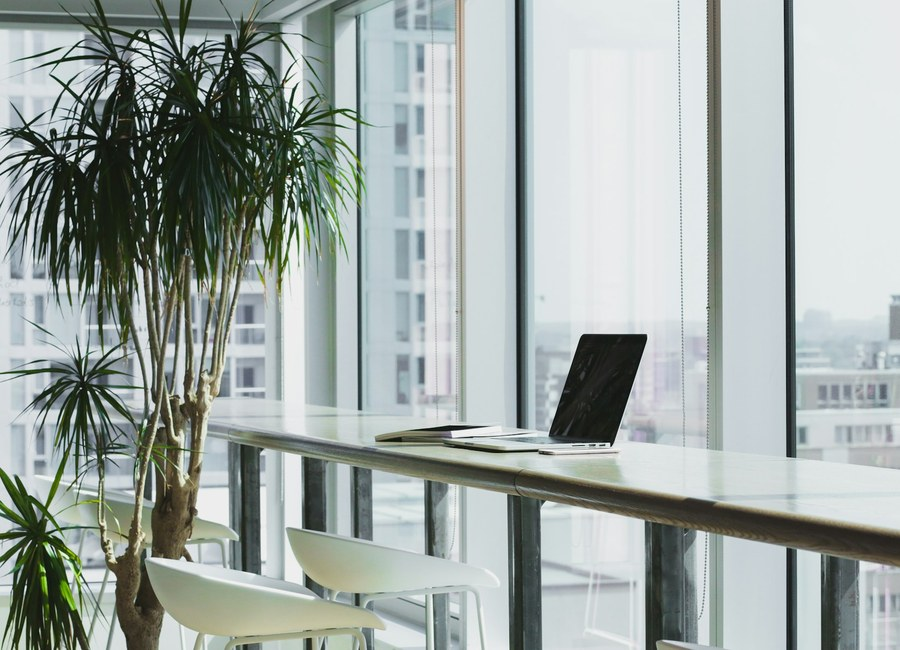
#> input picture veritas-intelligence-template/assets/assets/images/about/about-history.jpg, 900 x 650 px, given in place of container_ship_sea.jpg, which was not available
$ python build_pages_4_5_6_assets.py
#> lines starting #> are read from the running program, lines starting #| are printed output that depends on the picture; pictures that were not available may be replaced by others from this repository, and a replacement may not be noted
import os, shutil
from PIL import Image, ImageDraw, ImageFont, ImageFilter, ImageEnhance

# -------------------------------------------------------------
# Paths
# -------------------------------------------------------------
workspace = r"c:\Users\thand\Desktop\Website"
template_dir = r"c:\Users\thand\Desktop\Website\veritas-intelligence-template"
scratch = r"C:\Users\thand\.gemini\antigravity\brain\23316da3-e558-4e4a-9c0f-11f4730e426e\scratch"

hero_dir = os.path.join(workspace, "assets", "images", "hero")
blog_dir = os.path.join(workspace, "assets", "images", "blog")
banner_dir = os.path.join(workspace, "assets", "images", "banners")

tmpl_hero_dir = os.path.join(template_dir, "assets", "images", "hero")
tmpl_blog_dir = os.path.join(template_dir, "assets", "images", "blog")
tmpl_banner_dir = os.path.join(template_dir, "assets", "images", "banners")

for d in [hero_dir, blog_dir, banner_dir, tmpl_hero_dir, tmpl_blog_dir, tmpl_banner_dir]:
    os.makedirs(d, exist_ok=True)

# -------------------------------------------------------------
# Fonts setup
# -------------------------------------------------------------
def get_font(name, size):
    font_path = os.path.join(r"C:\Windows\Fonts", name)
    try:
        return ImageFont.truetype(font_path, size)
    except:
        return ImageFont.load_default()

font_title = get_font("segoeuib.ttf", 48)
font_subtitle = get_font("segoeuib.ttf", 34)
font_h2 = get_font("segoeuib.ttf", 28)
font_body_bold = get_font("segoeuib.ttf", 22)
font_body = get_font("segoeui.ttf", 20)
font_mono = get_font("consolab.ttf", 19)
font_small = get_font("segoeui.ttf", 17)
font_small_bold = get_font("segoeuib.ttf", 17)

def save_dual(im, folder_type, fname):
    r_path = os.path.join(workspace, "assets", "images", folder_type, fname)
    t_path = os.path.join(template_dir, "assets", "images", folder_type, fname)
    im.save(r_path, "JPEG", quality=95)
    shutil.copy2(r_path, t_path)
    print(f"Saved {fname} ({im.size}) to root and template.")

def crop_and_scale_4k(src_path, top_bias=0.5):
#> called with top_bias = 0.35
    im = Image.open(src_path)
#> im is the input picture: PIL image 900x650 RGB; mean R, G, B 159.8, 168.6, 165.3
    w, h = im.size
    th = int(w * 9 / 16)
    if th <= h:
        top = int((h - th) * top_bias)
        im_c = im.crop((0, top, w, top + th))
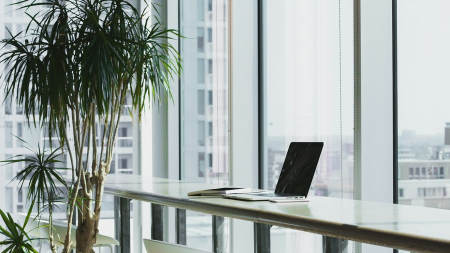
#> im_c: PIL image 900x506 RGB (shown at 1/2 size); mean R, G, B 160.1, 168.7, 165.9
    else:
        tw = int(h * 16 / 9)
        left = int((w - tw) * 0.5)
        im_c = im.crop((left, 0, left + tw, h))
    return im_c.resize((3840, 2160), Image.Resampling.LANCZOS)

# ==============================================================================
# 1. CARD 4: SANCTIONS & THIRD-PARTY VENDOR RISK
# ==============================================================================
print("\n--- Generating Card 4 Assets (Sanctions & Third-Party Vendor Risk) ---")

# Hero: container_ship_sea.jpg (5280 x 3956 -> 3840 x 2160)
print("1.1 Hero: hero-blog-details-sanctions.jpg")
im_hero_sanc = crop_and_scale_4k(os.path.join(scratch, "container_ship_sea.jpg"), top_bias=0.35)
im_hero_sanc = ImageEnhance.Contrast(im_hero_sanc).enhance(1.05)
save_dual(im_hero_sanc, "hero", "hero-blog-details-sanctions.jpg")
#| Saved hero-blog-details-sanctions.jpg ((3840, 2160)) to root and template.

# Featured Diagram: blog-detail-featured-sanctions.jpg
print("1.2 Featured Diagram: blog-detail-featured-sanctions.jpg")
im_sanc_diag = Image.new("RGB", (3840, 2160), "#0a121e")
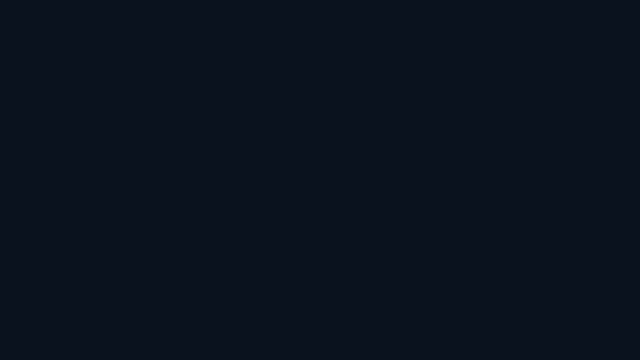
#> im_sanc_diag: PIL image 3840x2160 RGB (shown at 1/6 size); mean R, G, B 10, 18, 30
draw_sanc = ImageDraw.Draw(im_sanc_diag)

# Grid
for x in range(0, 3840, 80):
    draw_sanc.line([(x, 0), (x, 2160)], fill=(22, 38, 60), width=1)
for y in range(0, 2160, 80):
    draw_sanc.line([(0, y), (3840, y)], fill=(22, 38, 60), width=1)

# Outer frame & corner brackets
draw_sanc.rectangle([(80, 80), (3760, 2080)], outline=(197, 160, 89, 160), width=3)
c_len = 80
gold_b = (197, 160, 89)
for cx, cy, dx, dy in [(60, 60, 1, 1), (3780, 60, -1, 1), (60, 2100, 1, -1), (3780, 2100, -1, -1)]:
    draw_sanc.line([(cx, cy), (cx + dx * c_len, cy)], fill=gold_b, width=6)
    draw_sanc.line([(cx, cy), (cx, cy + dy * c_len)], fill=gold_b, width=6)

# Header block
draw_sanc.rectangle([(120, 110), (3720, 240)], fill=(14, 25, 42), outline=(197, 160, 89, 120), width=2)
draw_sanc.text((150, 130), "FIGURE 1: MULTI-TIER SECONDARY SANCTIONS EVASION & TRANSSHIPMENT INTERMEDIARY MATRIX", fill=(245, 245, 245), font=font_title)
draw_sanc.text((150, 195), "VERITAS INTELLIGENCE COMPLIANCE & REGULATORY TELEMETRY  |  CLASSIFICATION: FORENSIC INVESTIGATIVE PROTOCOL  |  OCTOBER 2026", fill=(197, 160, 89), font=font_mono)

# 4 Operational Lanes across width (columns from left to right)
lane_data_sanc = [
    {
        "col": 0,
        "title": "TIER 1: ORIGIN & BENEFICIARY",
        "badge": "[PROHIBITED EXPORTER]",
        "badge_color": (220, 53, 69),
        "steps": [
            ("Sanctioned Manufacturer", "Tier-1 military/aerospace dual-use producer in blocked territory."),
            ("Concealed Ultimate Principal", "OFAC SDN Listed beneficial owner holding 50%+ hidden equity."),
            ("Nominee Front Contract", "Commercial invoice issued through shell LLC with fabricated destination."),
            ("Capital Sourcing Vector", "Cryptographic clearing & offshore escrow in non-FATF jurisdiction.")
        ]
    },
    {
        "col": 1,
        "title": "TIER 2: TRANSSHIPMENT CONDUITS",
        "badge": "[FREE TRADE ZONE HUB]",
        "badge_color": (255, 193, 7),
        "steps": [
            ("Re-Export Logistic Center", "Goods transit customs-bonded warehouse in UAE / Central Asia."),
            ("Bills of Lading Switching", "Consignee re-labeled with falsified Harmonized System (HS) codes."),
            ("Freight Forwarder Obfuscation", "Intermediary 3PL brokerage masking original bill of lading origin."),
            ("Value-Added Relabeling", "Minimal repackaging to claim fraudulent certificate of origin.")
        ]
    },
    {
        "col": 2,
        "title": "TIER 3: MARITIME TELEMETRY",
        "badge": "[DARK FLEET & AIS SPOOF]",
        "badge_color": (23, 162, 184),
        "steps": [
            ("AIS Transponder Dark Activity", "Automatic Identification System switched off in sensitive straits."),
            ("Ship-to-Ship (STS) Transfers", "Offshore cargo transfer outside territorial customs surveillance."),
            ("Flag-of-Convenience Switching", "Vessel re-flagged across multiple non-compliant registries."),
            ("Corporate Fleet Layering", "Single-ship SPV registered under trust in Panama / Marshall Islands.")
        ]
    },
    {
        "col": 3,
        "title": "TIER 4: VERITAS DEFENSE AUDIT",
        "badge": "[EVIDENTIARY REMEDIATION]",
        "badge_color": (40, 167, 69),
        "steps": [
            ("Automated Registry Vetting", "Global corporate register cross-matching & secondary sanctions filter."),
            ("Satellite Radar Triangulation", "Synthetic Aperture Radar (SAR) confirms actual vessel coordinates."),
            ("Banking Correspondent Defense", "SWIFT MT103 / MT202 audit trail defensible for US/EU regulators."),
            ("General Counsel Red Flag Dossier", "Court-admissible exhibit file ready for DOJ, OFAC & BIS disclosures.")
        ]
    }
]

col_w = 860
gap = 35
start_x = 120
start_y = 280
card_h = 1720

for lane in lane_data_sanc:
    lx = start_x + lane["col"] * (col_w + gap)
    draw_sanc.rectangle([(lx, start_y), (lx + col_w, start_y + card_h)], fill=(12, 22, 38), outline=(35, 60, 95), width=2)
    # Column Header
    draw_sanc.rectangle([(lx, start_y), (lx + col_w, start_y + 110)], fill=(18, 32, 54), outline=(197, 160, 89, 80), width=1)
    draw_sanc.text((lx + 25, start_y + 22), lane["title"], fill=(255, 255, 255), font=font_subtitle)
    # Badge
    draw_sanc.rectangle([(lx + 25, start_y + 70), (lx + 320, start_y + 100)], fill=(20, 30, 48), outline=lane["badge_color"], width=2)
    draw_sanc.text((lx + 35, start_y + 73), lane["badge"], fill=lane["badge_color"], font=font_mono)

    # Render steps
    step_y = start_y + 140
    for idx, (head, desc) in enumerate(lane["steps"]):
        box_h = 360
        draw_sanc.rectangle([(lx + 25, step_y), (lx + col_w - 25, step_y + box_h)], fill=(16, 28, 48), outline=(45, 75, 115), width=2)
        # Step marker
        draw_sanc.rectangle([(lx + 45, step_y + 25), (lx + 105, step_y + 65)], fill=(197, 160, 89), outline=None)
        draw_sanc.text((lx + 58, step_y + 30), f"0{idx+1}", fill=(10, 18, 30), font=font_body_bold)

        draw_sanc.text((lx + 125, step_y + 32), head, fill=(240, 240, 240), font=font_h2)

        # Wrapped description
        words = desc.split()
        lines = []
        cur = ""
        for w in words:
            test = cur + (" " if cur else "") + w
            if len(test) > 42:
                lines.append(cur)
                cur = w
            else:
                cur = test
        if cur:
            lines.append(cur)

        text_y = step_y + 90
        for l in lines:
            draw_sanc.text((lx + 45, text_y), l, fill=(180, 195, 215), font=font_body)
            text_y += 38

        # Checkpoint pill
        draw_sanc.rectangle([(lx + 45, step_y + box_h - 60), (lx + 360, step_y + box_h - 20)], fill=(10, 20, 34), outline=(197, 160, 89, 120), width=1)
        draw_sanc.text((lx + 60, step_y + box_h - 52), "[SANCTION SCREEN: PASS]", fill=(197, 160, 89), font=font_mono)

        step_y += box_h + 30

save_dual(im_sanc_diag, "blog", "blog-detail-featured-sanctions.jpg")
#| Saved blog-detail-featured-sanctions.jpg ((3840, 2160)) to root and template.

# Bottom Banner: sanctions_port_terminal.jpg
print("1.3 Bottom Banner: banner-blog-details-sanctions.jpg")
im_banner_sanc = crop_and_scale_4k(os.path.join(scratch, "sanctions_port_terminal.jpg"), top_bias=0.4)
#> call 2 of crop_and_scale_4k, with top_bias = 0.4
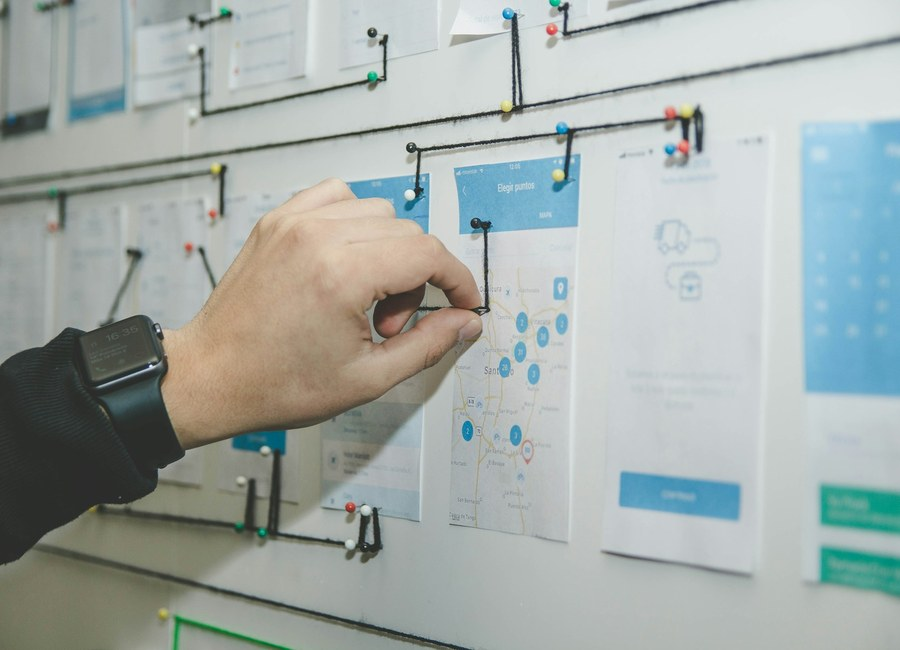
#> input picture veritas-intelligence-template/assets/assets/images/about/about-methodology.jpg, 900 x 650 px, given in place of sanctions_port_terminal.jpg, which was not available
#> in crop_and_scale_4k, im is the input picture: PIL image 900x650 RGB; mean R, G, B 162.9, 171.5, 168.6
#> in crop_and_scale_4k (call 2), `im_c = im.crop((0, top, w, top + th))`:
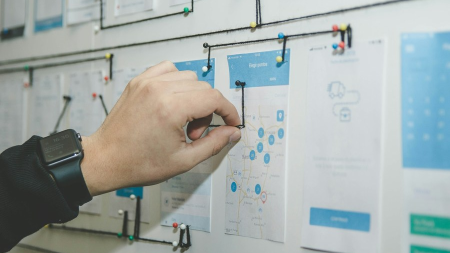
#> im_c: PIL image 900x506 RGB (shown at 1/2 size); mean R, G, B 162, 170.7, 168.4
im_banner_sanc = ImageEnhance.Contrast(im_banner_sanc).enhance(1.08)
save_dual(im_banner_sanc, "banners", "banner-blog-details-sanctions.jpg")
#| Saved banner-blog-details-sanctions.jpg ((3840, 2160)) to root and template.


# ==============================================================================
# 2. CARD 5: OSINT IN COMMERCIAL LITIGATION
# ==============================================================================
print("\n--- Generating Card 5 Assets (OSINT in Commercial Litigation) ---")

# Hero: osint_data_network.jpg (3840 x 2555 -> 3840 x 2160)
print("2.1 Hero: hero-blog-details-osint.jpg")
im_hero_osint = crop_and_scale_4k(os.path.join(scratch, "osint_data_network.jpg"), top_bias=0.3)
#> call 3 of crop_and_scale_4k, with top_bias = 0.3
#> in crop_and_scale_4k (call 3), `im_c = im.crop((0, top, w, top + th))`:
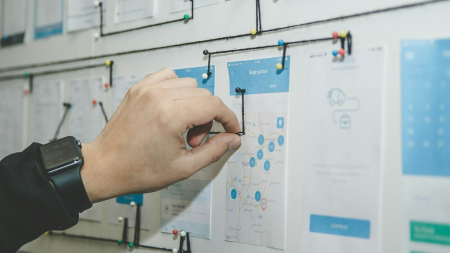
#> im_c: PIL image 900x506 RGB (shown at 1/2 size); mean R, G, B 163.4, 171.9, 169.7
im_hero_osint = ImageEnhance.Contrast(im_hero_osint).enhance(1.06)
save_dual(im_hero_osint, "hero", "hero-blog-details-osint.jpg")
#| Saved hero-blog-details-osint.jpg ((3840, 2160)) to root and template.

# Featured Diagram: blog-detail-featured-osint.jpg
print("2.2 Featured Diagram: blog-detail-featured-osint.jpg")
im_osint_diag = Image.new("RGB", (3840, 2160), "#0a121e")
draw_osint = ImageDraw.Draw(im_osint_diag)

# Grid
for x in range(0, 3840, 80):
    draw_osint.line([(x, 0), (x, 2160)], fill=(22, 38, 60), width=1)
for y in range(0, 2160, 80):
    draw_osint.line([(0, y), (3840, y)], fill=(22, 38, 60), width=1)

# Outer frame & corner brackets
draw_osint.rectangle([(80, 80), (3760, 2080)], outline=(197, 160, 89, 160), width=3)
for cx, cy, dx, dy in [(60, 60, 1, 1), (3780, 60, -1, 1), (60, 2100, 1, -1), (3780, 2100, -1, -1)]:
    draw_osint.line([(cx, cy), (cx + dx * c_len, cy)], fill=gold_b, width=6)
    draw_osint.line([(cx, cy), (cx, cy + dy * c_len)], fill=gold_b, width=6)

# Header block
draw_osint.rectangle([(120, 110), (3720, 240)], fill=(14, 25, 42), outline=(197, 160, 89, 120), width=2)
draw_osint.text((150, 130), "FIGURE 1: CROSS-BORDER OSINT TRIANGULATION & COURT-ADMISSIBLE EVIDENTIARY PROTOCOL", fill=(245, 245, 245), font=font_title)
draw_osint.text((150, 195), "VERITAS LITIGATION INTELLIGENCE PRACTICE  |  EVIDENTIARY INTEGRITY: FRE RULE 902(11) COMPLIANT  |  OCTOBER 2026", fill=(197, 160, 89), font=font_mono)

lane_data_osint = [
    {
        "col": 0,
        "title": "PHASE I: DATA HARVESTING",
        "badge": "[RAW TELEMETRY INTAKE]",
        "badge_color": (23, 162, 184),
        "steps": [
            ("Corporate Registry Extraction", "Harvesting historical share transfers, officer filings & gazette records."),
            ("Litigation Docket Cross-Search", "Querying PACER, High Court rolls & international arbitration records."),
            ("Geospatial & Marine Tracking", "Aggregating ADS-B flight logs, marine AIS fixes & satellite imagery."),
            ("Social Graph Footprint", "Mapping professional relationships, alumni ties & undisclosed affinities.")
        ]
    },
    {
        "col": 1,
        "title": "PHASE II: FORENSIC TIMESTAMP",
        "badge": "[CRYPTOGRAPHIC CHAIN]",
        "badge_color": (40, 167, 69),
        "steps": [
            ("Cryptographic SHA-256 Hash", "Generating instantaneous cryptographic hashes for web/document grabs."),
            ("RFC 3161 Timestamp Authority", "Binding digital evidence to legally recognized third-party time tokens."),
            ("Wayback Archive Forensics", "Reconstructing deleted target webpages, disclaimers & altered profiles."),
            ("Original Source Preservation", "WARC / MHTML container archiving with unedited HTTP headers.")
        ]
    },
    {
        "col": 2,
        "title": "PHASE III: DE-ANONYMIZATION",
        "badge": "[ADVERSARIAL LINKING]",
        "badge_color": (255, 193, 7),
        "steps": [
            ("Nominee Layer Piercing", "Linking nominee directors across hundreds of disparate entity nodes."),
            ("Corporate Asset Association", "Connecting luxury real estate / jets to underlying corporate shell."),
            ("Disambiguation Matrix", "Eliminating false positives through multi-vector identifier matching."),
            ("Source Credibility Grading", "Admiralty Code rating (A1 to F6) assessing reliability of all facts.")
        ]
    },
    {
        "col": 3,
        "title": "PHASE IV: COURT PACKAGING",
        "badge": "[ADMISSIBLE EXHIBITS]",
        "badge_color": (197, 160, 89),
        "steps": [
            ("Sworn Investigator Affidavit", "Drafting witness statement detailing provenance and search methodology."),
            ("Federal Rule 902(11) Vetting", "Ensuring electronic records qualify as self-authenticating business records."),
            ("Cross-Examination Defense", "Pre-trial hostile audit of every exhibit to defeat hearsay challenges."),
            ("Trial Exhibit Compendium", "Bespoke trial-ready binders with interactive digital document linking.")
        ]
    }
]

for lane in lane_data_osint:
    lx = start_x + lane["col"] * (col_w + gap)
    draw_osint.rectangle([(lx, start_y), (lx + col_w, start_y + card_h)], fill=(12, 22, 38), outline=(35, 60, 95), width=2)
    # Header
    draw_osint.rectangle([(lx, start_y), (lx + col_w, start_y + 110)], fill=(18, 32, 54), outline=(197, 160, 89, 80), width=1)
    draw_osint.text((lx + 25, start_y + 22), lane["title"], fill=(255, 255, 255), font=font_subtitle)
    draw_osint.rectangle([(lx + 25, start_y + 70), (lx + 340, start_y + 100)], fill=(20, 30, 48), outline=lane["badge_color"], width=2)
    draw_osint.text((lx + 35, start_y + 73), lane["badge"], fill=lane["badge_color"], font=font_mono)

    step_y = start_y + 140
    for idx, (head, desc) in enumerate(lane["steps"]):
        box_h = 360
        draw_osint.rectangle([(lx + 25, step_y), (lx + col_w - 25, step_y + box_h)], fill=(16, 28, 48), outline=(45, 75, 115), width=2)
        draw_osint.rectangle([(lx + 45, step_y + 25), (lx + 105, step_y + 65)], fill=(197, 160, 89), outline=None)
        draw_osint.text((lx + 58, step_y + 30), f"0{idx+1}", fill=(10, 18, 30), font=font_body_bold)

        draw_osint.text((lx + 125, step_y + 32), head, fill=(240, 240, 240), font=font_h2)

        words = desc.split()
        lines = []
        cur = ""
        for w in words:
            test = cur + (" " if cur else "") + w
            if len(test) > 42:
                lines.append(cur)
                cur = w
            else:
                cur = test
        if cur:
            lines.append(cur)

        text_y = step_y + 90
        for l in lines:
            draw_osint.text((lx + 45, text_y), l, fill=(180, 195, 215), font=font_body)
            text_y += 38

        draw_osint.rectangle([(lx + 45, step_y + box_h - 60), (lx + 360, step_y + box_h - 20)], fill=(10, 20, 34), outline=(197, 160, 89, 120), width=1)
        draw_osint.text((lx + 60, step_y + box_h - 52), "[EVIDENTIARY AUDIT: PASS]", fill=(197, 160, 89), font=font_mono)

        step_y += box_h + 30

save_dual(im_osint_diag, "blog", "blog-detail-featured-osint.jpg")
#> in save_dual (call 5), `im.save(r_path, "JPEG", quality=95)`:
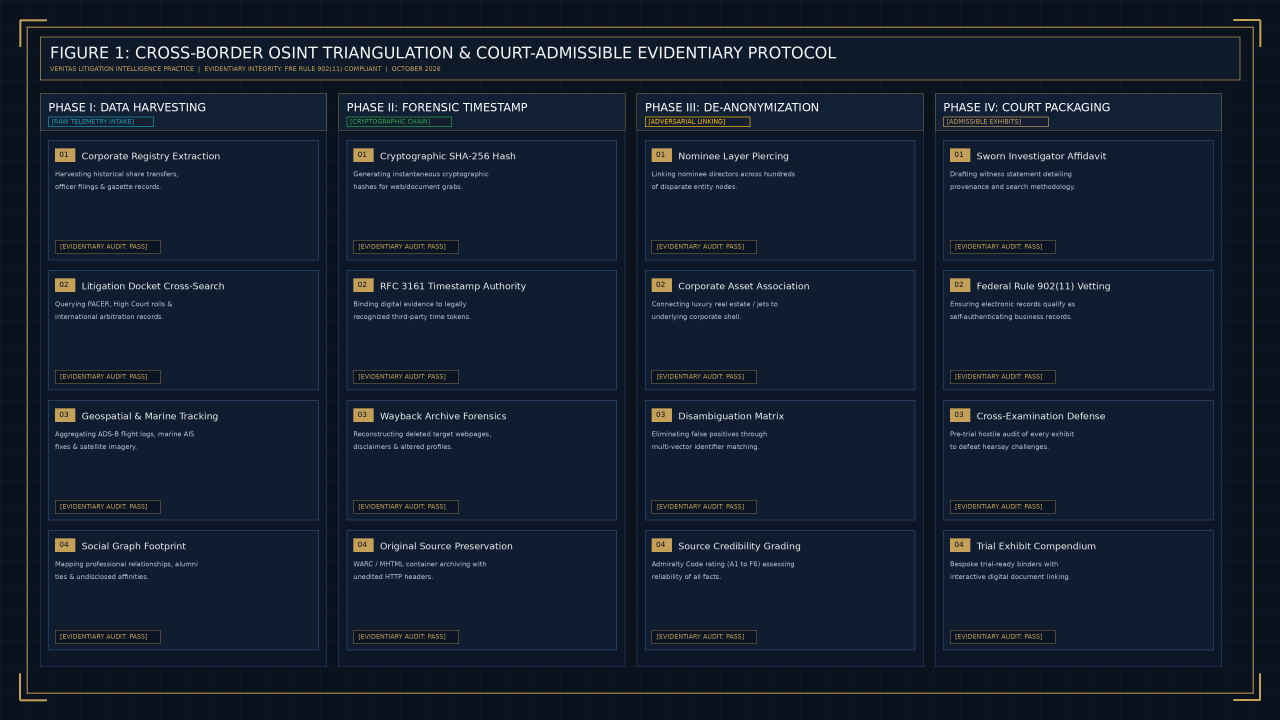
#> saved as blog-detail-featured-osint.jpg: PIL image 3840x2160 RGB (shown at 1/3 size); mean R, G, B 20.6, 30.8, 46.9
#| Saved blog-detail-featured-osint.jpg ((3840, 2160)) to root and template.

# Bottom Banner: towers_reflection.jpg (3840 x 2160 native)
print("2.3 Bottom Banner: banner-blog-details-osint.jpg")
im_banner_osint = crop_and_scale_4k(os.path.join(scratch, "towers_reflection.jpg"), top_bias=0.5)
#> (the run stopped early here; a loop or call above may not have finished)
